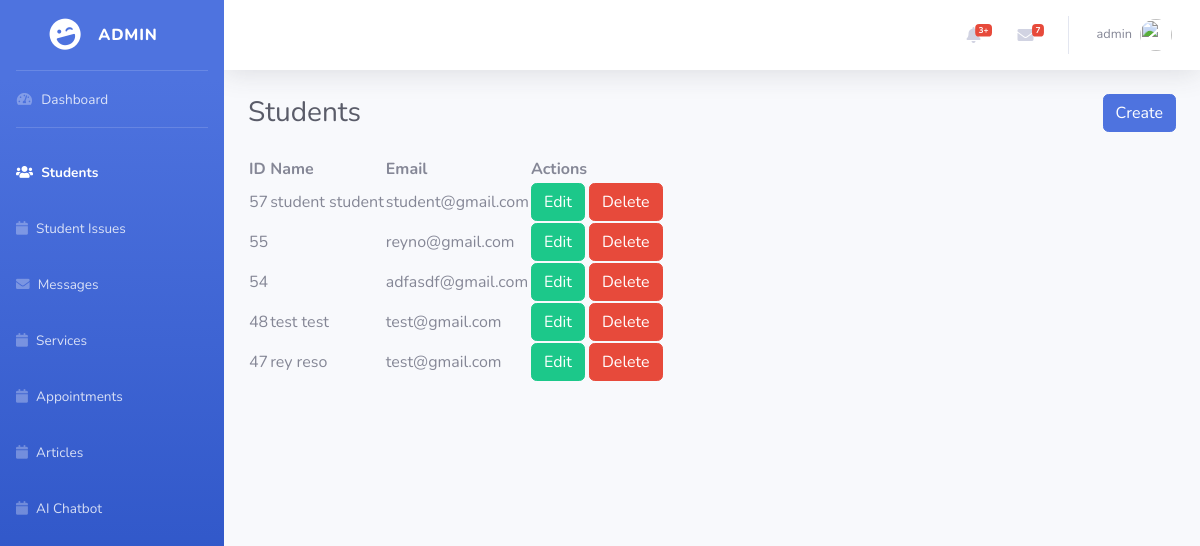
Page /admin/appointments/index.php (signed in) on the earlier database version.
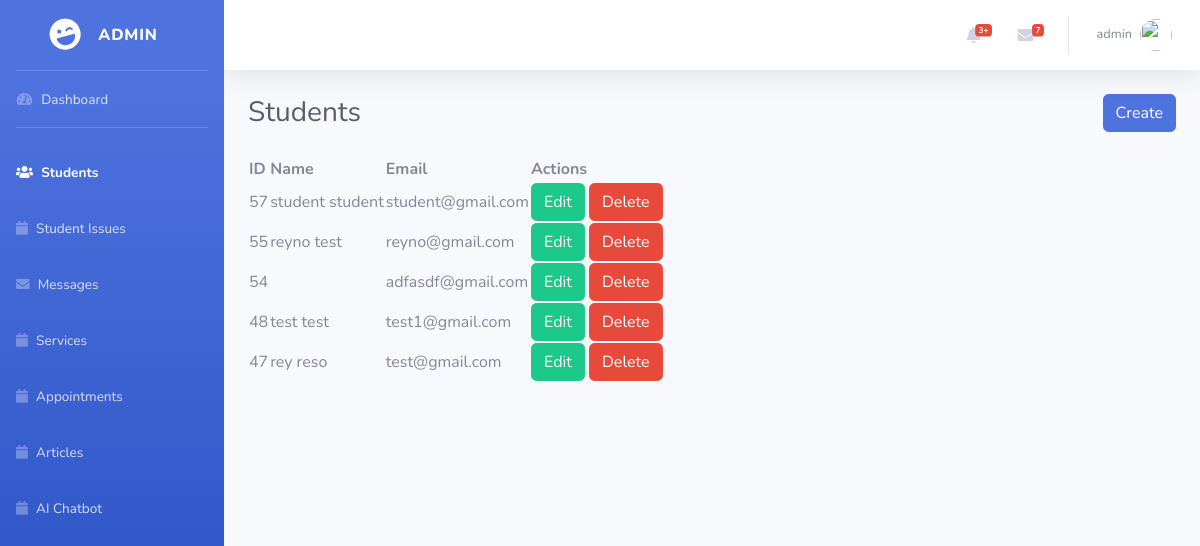
Same page on the later database version.
### tables this page shows
CREATE TABLE `users` (
  `user_id` int(11) NOT NULL,
  `username` varchar(255) DEFAULT NULL,
  `email` varchar(255) DEFAULT NULL,
  `password` text NOT NULL,
  `first_name` varchar(255) DEFAULT NULL,
  `last_name` varchar(255) DEFAULT NULL,
  `middle_name` varchar(255) DEFAULT NULL,
  `age` int(11) DEFAULT NULL,
  `about_yourself` text DEFAULT NULL,
  `phone` varchar(255) DEFAULT NULL,
  `profile` varchar(255) DEFAULT NULL,
  `user_salt` text DEFAULT NULL,
  `status` int(11) NOT NULL DEFAULT 1 COMMENT '0 = inactive, 1 = active',
  `type` int(11) DEFAULT 3 COMMENT '1=admin, 2=teacher, 3=student',
  `create_at` timestamp NOT NULL DEFAULT current_timestamp()
);

### classes.php (called while the page is built, shortened)
<?php
class User {
	protected $table_name = "users";
    public function getAllStudents() {
    	$database = new Database();
    	$query = "SELECT * FROM `".$this->table_name."` WHERE type = 3 ORDER BY user_id DESC";
    	$result = $database->emteDirectQuery($query, 'select');
    	return $result;
    }
}
?>

### database.php (called while the page is built, shortened)
 <?php
class Database
{
    protected $_conn;
    public function open(){
        $conn = mysqli_connect(HOST, DB_USERNAME, DB_PASSWORD, DB_NAME);
        $this->_conn = $conn;
    }
    public function emteDirectQuery($sql ='', $type='select'){
        $status = null;
        $result = mysqli_query($this->_conn, $sql);
        switch ($type) {
            case 'select':
                if (mysqli_num_rows($result) > 0) {
                    while($row = mysqli_fetch_assoc($result)) {
                        $status[] = $row;
                    }
                }
                break;
        }
        return $status;
    }
}
?>

### admin/appointments/index.php (the view, shortened to what this page needs)
<?php
require_once('../../database.php');
require_once('../../classes.php');
include BASE_APP.'/admin/inc/header.php';
$user = new User();
$students = $user->getAllStudents();
?>
    <div id="wrapper">
        <?php include BASE_APP.'/admin/inc/sidebar.php'; ?>
        <div id="content-wrapper" class="d-flex flex-column">
            <div id="content">
                <?php include BASE_APP.'/admin/inc/topbar.php'; ?>
                <div class="container-fluid">
                    <div class="d-sm-flex align-items-center justify-content-between mb-4">
                        <h1 class="h3 mb-0 text-gray-800">Students</h1>
                        <a class="btn btn-primary" data-toggle="modal" data-target="#create-student">Create</a>
                    </div>
                    <div class="row">
                    <div class="col-12">
                            <table id="datatable">
                                <thead>
                                    <th>ID</th>
                                    <th>Name</th>
                                    <th>Email</th>
                                    <th>Actions</th>
                                </thead>
                                <tbody>
                                    <?php foreach($students as $student): ?>
                                       <tr>
                                           <td><?php echo $student['user_id']; ?></td>
                                           <td><?php echo $student['first_name'].' '.$student['last_name']; ?></td>
                                           <td><?php echo $student['email']; ?></td>
                                           <td>
                                               <a class="btn btn-success" onclick="updateStudent(<?php echo $student['user_id']; ?>)" >Edit</a>
                                               <a href="delete.php?id=<?php echo $student['user_id']; ?>" onclick="if(confirm('Are you sure you want to delete this student?')){return true;}else{return false;}" class="btn btn-danger">Delete</a>
                                           </td>
                                       </tr>
                                    <?php endforeach; ?>
                                </tbody>
                            </table>
                        </div>
                    </div>
                </div>
            </div>
      </div>
<?php include BASE_APP.'/admin/inc/footer.php'; ?>

Differences in the rows shown:
changed users "reyno@gmail.com": first_name (not shown) → "reyno"; last_name (not shown) → "test"
changed users id 48: email "test@gmail.com" → "test1@gmail.com"
